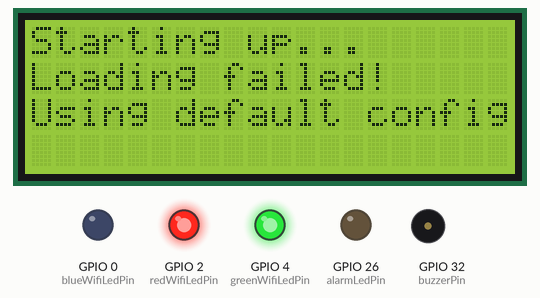
Simulated run of this program. Board: ESP32. On the bench: 20×4 character LCD, output pins drawn as LEDs (lit = HIGH), buzzer (waves = sounding, pin HIGH). WiFi joins after 1.5 s; servers stay silent unless stated; storage starts empty; no MQTT or app messages arrive unless stated; what the program prints to the serial monitor is not drawn.

Above: at 0.2 s.
At 2.4 s:
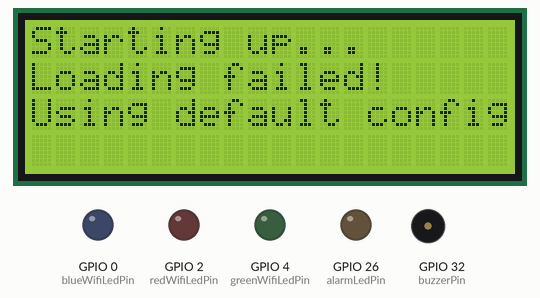
At 4.3 s:
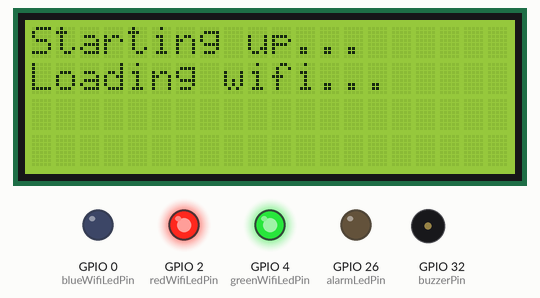
At 6.1 s:
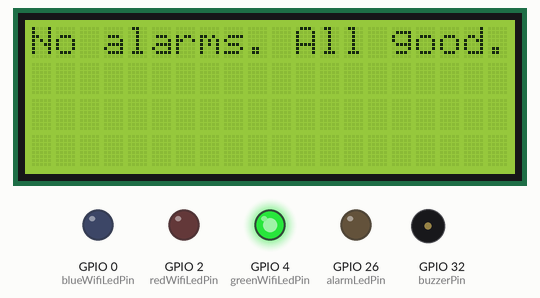
Timing chart, 0 to 7.6 s (numbered marks = the images above):
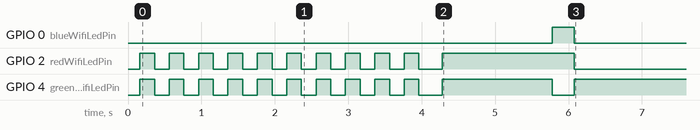

Measured:
- by itself, GPIO 0 (blueWifiLedPin): HIGH → LOW at 6.1 s
- by itself, GPIO 2 (redWifiLedPin): goes 9 × (LOW 0.20 s, HIGH 0.20 s), LOW 0.32 s, HIGH 1.8 s, then LOW
- by itself, GPIO 4 (greenWifiLedPin): goes 9 × (LOW 0.20 s, HIGH 0.20 s), LOW 0.32 s, HIGH 1.5 s, LOW 0.29 s, then HIGH
- what the display in image 2 shows lasts 1.5 s, from 4.3 s to 5.8 s

The program:

main.cpp
```cpp
#include <Arduino.h>
#include <../lib/wifi_setup.h>
#include <Wire.h>
#include <LiquidCrystal_I2C.h>
#include <PubSubClient.h>
#include <../lib/DisplayManager.h>
#include <../lib/MqttManager.h>
#include <../lib/alarm_message.h>
#include <../lib/ConfigWriter.h>
#include <../lib/StorageManager.h>
#include <../lib/config_message.h>
#include <../lib/StatusLedManager.h>
#include <../lib/AlarmOutputManager.h>
#include <../lib/Component.h>
#include <../lib/ComponentManager.h>

// ---------------------- Global Config ----------------------
DeviceConfig config;

// ---------------------- Component Definitions ----------------------
// Define all hardware components at compile time
Component displayComponent("display", "text", "Main LCD Display", "20x2 character display");
Component alarmLedComponent("led", "boolean", "Alarm LED", "Red LED indicating alarm state");
Component buzzerComponent("buzzer", "boolean", "Alarm Buzzer", "Audio alarm indicator");
Component statusRedLedComponent("led", "boolean", "Status Red LED", "WiFi/MQTT error indicator");
Component statusGreenLedComponent("led", "boolean", "Status Green LED", "Connection OK indicator");
Component statusBlueLedComponent("led", "boolean", "Status Blue LED", "WiFi connecting indicator");

//---------------------- Pin config ----------------------
const int blueWifiLedPin = 0;
const int greenWifiLedPin = 4;
const int redWifiLedPin = 2;
const int buzzerPin = 32;
const int alarmLedPin = 26;

//---------------------- LCD config ----------------------
int lcdColumns = 20;
int lcdRows = 4;
int lcdI2CAddress = 0x27;
// vars
//  firstStartUp indicates if it's the first time the device is starting up
bool firstWifiStartUp = true;
bool hasPublishedComponentState = false;

static void onMqttAlarmMessage(const char *topic, const char *payload)
{
  // check if the topic matches this event
  if (strstr(topic, "/triggers/alarm-trigger") == nullptr)
  {
    return;
  }
  // if config status is false, ignore alarm triggers
  if (!config.status)
  {
    return;
  }

  AlarmMessage alarm;

  if (!parseAlarmMessage(payload, alarm))
  {
    return;
  }

  displayShowMessage(alarm.message);
  alarmOutputActivate(alarm.useSound);
}
static void onMqttClearAlarmMessage(const char *topic, const char *payload)
{
  // check if the topic matches this event
  if (strstr(topic, "/triggers/clear-alarm-trigger") == nullptr)
  {
    return;
  }
  if (!config.status)
  {
    return;
  }

  displayShowMessage("No alarms. All good.");
  alarmOutputDeactivate();
}
static void onMqttConfigMessage(const char *topic, const char *payload)
{
  // check if the topic matches this event (exact match: clients/DEVICE_ID)
  if (topic == nullptr || strcmp(topic, config.mqttTopic.c_str()) != 0)
  {
    return;
  }

  ConfigMessage configMsg;

  if (!parseConfigMessage(payload, configMsg))
  {
    return;
  }

  // write new config
  config.heartbeatInterval = configMsg.heartbeatInterval;
  config.status = configMsg.status; // Update status from MQTT config

  storageSaveConfig(config);

  // Apply the new heartbeat interval immediately
  mqttSetHeartbeat(config.deviceId.c_str(), config.heartbeatInterval);

  if (!config.status)
  {
    alarmOutputDeactivate();
    displayShowMessage("Device inactive.");
  }
  else
  {
    displayShowMessage("Active. No alarm.");
  }
}

static void onMqttMessage(const char *topic, const char *payload)
{
  // Dispatcher: each handler checks if the topic matches
  onMqttAlarmMessage(topic, payload);
  onMqttClearAlarmMessage(topic, payload);
  onMqttConfigMessage(topic, payload);
}

void setup()
{
  // uncomment for serial debugging
  // Serial.begin(115200); // Start with default settings
  // while (!Serial)
  // {
  //   ; // Wait for Serial to be ready
  // }

  displayInit(lcdI2CAddress, lcdColumns, lcdRows);               // Initialize display
  statusLedInit(redWifiLedPin, greenWifiLedPin, blueWifiLedPin); // Initialize status LEDs
  alarmOutputInit(alarmLedPin, buzzerPin);                       // Initialize alarm output

  // Initialize storage and load configuration
  if (!storageInit()) // returns true if successful
  {
    // Blink red LED to indicate error
    displayShowMessage("Storage error!");

    while (true)
    {
      digitalWrite(redWifiLedPin, HIGH);
      digitalWrite(greenWifiLedPin, LOW);
      digitalWrite(blueWifiLedPin, LOW);
      delay(200);
      digitalWrite(redWifiLedPin, LOW);
      delay(200);
    }
  }

  // Load configuration
  displayOverrideLine(1, "Loading config...");
  if (!storageLoadConfig(config)) // returns true if successful
  {
    // Blink red LED to indicate config error
    displayOverrideLine(1, "Loading failed!");
    displayOverrideLine(2, "Using default config...");

    // blink yellow to indicate fallback attempt
    for (int i = 0; i < 10; i++)
    {
      digitalWrite(redWifiLedPin, HIGH);
      digitalWrite(greenWifiLedPin, HIGH);
      digitalWrite(blueWifiLedPin, LOW);
      delay(200);
      digitalWrite(redWifiLedPin, LOW);
      digitalWrite(greenWifiLedPin, LOW);
      delay(200);
    }

    // Write default config and try to load it again
    if (!writeDefaultConfig() || !storageLoadConfig(config)) // returns true if successful
    {

      displayShowMessage("Config error!");

      while (true)
      {
        // blink red and yellow
        digitalWrite(redWifiLedPin, HIGH);
        digitalWrite(greenWifiLedPin, HIGH);
        digitalWrite(blueWifiLedPin, LOW);
        delay(200);
        digitalWrite(redWifiLedPin, LOW);
        digitalWrite(greenWifiLedPin, LOW);
        delay(200);
      }
      return;
    }
  }
  displayOverrideLine(1, "Loading wifi...");
  displayOverrideLine(2, "");

  printStorageConfig(config);

  // If the default serial frequency is different from the device config, reinitialize Serial
  // if (config.serialFrequency != 115200)
  // {
  //   Serial.end();
  //   Serial.begin(config.serialFrequency);
  //   delay(100);
  // }

  // Initialize Component Manager
  componentManagerInit(config.deviceId, config.mqttTopic);

  // Register all components
  componentRegister(&displayComponent);
  componentRegister(&alarmLedComponent);
  componentRegister(&buzzerComponent);
  componentRegister(&statusRedLedComponent);
  componentRegister(&statusGreenLedComponent);
  componentRegister(&statusBlueLedComponent);

  // Set component pointers in managers so they auto-update
  displaySetComponent(&displayComponent);
  alarmOutputSetComponents(&alarmLedComponent, &buzzerComponent);
  statusLedSetComponents(&statusRedLedComponent, &statusGreenLedComponent, &statusBlueLedComponent);

  statusLedUpdate(false, false, firstWifiStartUp);
  firstWifiStartUp = false;

  if (!wifiConnect(config.wifiSsid.c_str(), config.wifiPassword.c_str(), 10000))
  {
    statusLedUpdate(false, false, false);
    displayShowMessage("WiFi failed!");
    return;
  }

  statusLedUpdate(true, false, false);
  displayOverrideLine(1, "Connecting mqtt...");

  String mqttTopicWithWildcard = config.mqttTopic + "/#";
  mqttInit(
      config.mqttHost.c_str(),
      config.mqttPort,
      config.mqttUser.isEmpty() ? nullptr : config.mqttUser.c_str(),
      config.mqttPassword.isEmpty() ? nullptr : config.mqttPassword.c_str(),
      mqttTopicWithWildcard.c_str(),
      config.mqttTopic);

  mqttSetHeartbeat(config.deviceId.c_str(), config.heartbeatInterval);

  mqttSetMessageHandler(onMqttMessage); // This will define the handlers that run on specific topics

  if (config.status)
    displayShowMessage("No alarms. All good.");
  else
    displayShowMessage("Device inactive.");
}

void loop()
{
  if (!hasPublishedComponentState)
  {
    componentPublishAll();
    hasPublishedComponentState = true;
  }
  statusLedUpdate(wifiIsConnected(), mqttIsConnected(), false);

  delay(500); // Small delay to avoid busy loop
  mqttLoop();
}
```

alarm_message.cpp
```cpp
#include "../lib/alarm_message.h"
#include <ArduinoJson.h>

bool parseAlarmMessage(const char *json, AlarmMessage &out)
{
    StaticJsonDocument<256> doc;

    DeserializationError err = deserializeJson(doc, json);
    if (err)
        return false;

    out.message = doc["message"] | "";
    out.useSound = doc["useSound"] | false;

    return true;
}
```

alarm_output.cpp
```cpp
#include "../lib/AlarmOutputManager.h"
#include "../lib/ComponentManager.h"
#include <Arduino.h>

// -------- INTERNAL STATE --------
static int g_alarmLedPin = -1;
static int g_buzzerPin = -1;
static Component *g_ledComponent = nullptr;
static Component *g_buzzerComponent = nullptr;
// --------------------------------

void alarmOutputInit(int alarmLedPin, int buzzerPin)
{
    g_alarmLedPin = alarmLedPin;
    g_buzzerPin = buzzerPin;

    pinMode(g_alarmLedPin, OUTPUT);
    pinMode(g_buzzerPin, OUTPUT);

    // Start with everything off
    digitalWrite(g_alarmLedPin, LOW);
    digitalWrite(g_buzzerPin, LOW);
}

void alarmOutputSetComponents(Component *ledComponent, Component *buzzerComponent)
{
    g_ledComponent = ledComponent;
    g_buzzerComponent = buzzerComponent;
}

void alarmOutputActivate(bool useSound)
{
    digitalWrite(g_alarmLedPin, HIGH);
    if (g_ledComponent)
    {
        componentUpdateValue(g_ledComponent, "true");
    }

    if (useSound)
    {
        digitalWrite(g_buzzerPin, HIGH);
        if (g_buzzerComponent)
        {
            componentUpdateValue(g_buzzerComponent, "true");
        }
    }
    else
    {
        digitalWrite(g_buzzerPin, LOW);
        if (g_buzzerComponent)
        {
            componentUpdateValue(g_buzzerComponent, "false");
        }
    }
}

void alarmOutputDeactivate()
{
    digitalWrite(g_alarmLedPin, LOW);
    digitalWrite(g_buzzerPin, LOW);

    if (g_ledComponent)
    {
        componentUpdateValue(g_ledComponent, "false");
    }
    if (g_buzzerComponent)
    {
        componentUpdateValue(g_buzzerComponent, "false");
    }
}
```

component_manager.cpp
```cpp
#include "../lib/ComponentManager.h"
#include "../lib/MqttManager.h"
#include <ArduinoJson.h>

#define MAX_COMPONENTS 10

static Component *g_components[MAX_COMPONENTS];
static int g_componentCount = 0;
static String g_deviceId = "";
static String mqttBaseTopic = "";

void componentManagerInit(String deviceId, String baseMqttTopic)
{
    g_deviceId = deviceId;
    mqttBaseTopic = baseMqttTopic;
    g_componentCount = 0;
}

void componentRegister(Component *component)
{
    if (g_componentCount >= MAX_COMPONENTS)
    {
        return;
    }

    g_components[g_componentCount++] = component;
}

void componentUpdateValue(Component *component, const String &newValue)
{
    if (component->value != newValue)
    {
        component->value = newValue;
        component->stateChanged = true; // Mark component as changed

        // Trigger publish of all component states
        componentPublishAll();
    }
}

void componentPublishAll()
{
    if (!mqttIsConnected())
    {
        return;
    }

    char topic[128];
    char payload[512];

    for (int i = 0; i < g_componentCount; i++)
    {
        Component *comp = g_components[i];

        if (comp->stateChanged) // Only publish if state has changed
        {
            // Build topic: client/[id]/components/[component_type]
            snprintf(topic, sizeof(topic), "%s/components/%s", mqttBaseTopic.c_str(), comp->type);

            // Build JSON payload
            StaticJsonDocument<256> doc;
            doc["value"] = comp->value;
            doc["value_type"] = comp->valueType;

            JsonObject configObj = doc.createNestedObject("config");
            configObj["name"] = comp->config.name;
            if (comp->config.comment != nullptr)
            {
                configObj["comment"] = comp->config.comment;
            }

            // Publish to MQTT
            mqttPublish(topic, payload, true); // retained = true

            comp->stateChanged = false; // Reset stateChanged flag

            // Small delay between publishes to avoid overwhelming the connection
            delay(50);
        }
    }
}
```

display.cpp
```cpp
#include "../lib/DisplayManager.h"
#include "../lib/ComponentManager.h"
#include <Wire.h>
#include <LiquidCrystal_I2C.h>

// -------- INTERNAL STATE --------
static LiquidCrystal_I2C lcd(0x27, 20, 4);
static uint8_t g_cols = 20;
static uint8_t g_rows = 4;
static bool g_ready = false;
static Component *g_displayComponent = nullptr;
// --------------------------------

bool displayInit(uint8_t i2cAddress, uint8_t cols, uint8_t rows, int sdaPin, int sclPin)
{
    g_cols = cols;
    g_rows = rows;

    Wire.begin(sdaPin, sclPin);

    // Recreate lcd with the chosen address/size.
    // LiquidCrystal_I2C doesn't let us change address after construction in many libs,
    // so we construct with defaults above and rely on setAddress patterns not being portable.
    // The simplest widely-working approach: keep address fixed OR use a library that supports setAddress.
    // If your library supports changing address, we can adapt.
    // For now: assume your address is 0x27 and your constructor matches it.

    // If you NEED dynamic address support, tell me which LiquidCrystal_I2C library you installed.

    lcd.init(); // common for many LiquidCrystal_I2C libs
    lcd.backlight();
    lcd.clear();

    g_ready = true;

    displayShowMessage("Starting up...");
    return true;
}

void displaySetComponent(Component *component)
{
    g_displayComponent = component;
}

void displayClear()
{
    if (!g_ready)
        return;
    lcd.clear();
}

static void printPadded(uint8_t col, uint8_t row, const char *s, uint8_t len)
{
    lcd.setCursor(col, row);
    // print up to len chars, pad rest with spaces to overwrite old text
    uint8_t i = 0;
    for (; i < len && s[i] != '\0'; i++)
        lcd.print(s[i]);
    for (; i < len; i++)
        lcd.print(' ');
}

void displayShowMessage(const char *msg)
{
    if (!g_ready || msg == nullptr)
        return;

    // Clear the entire screen first
    lcd.clear();

    // Split message across all available rows (up to 4 lines)
    // Automatically shifts to next line when running out of columns or encountering \n
    const char *currentPos = msg;

    for (uint8_t row = 0; row < g_rows; row++)
    {
        // Print up to g_cols characters for this row
        lcd.setCursor(0, row);

        // Print characters for this row
        uint8_t i = 0;
        for (; i < g_cols && *currentPos != '\0'; i++)
        {
            // Check for newline character
            if (*currentPos == '\n')
            {
                currentPos++; // Skip the newline
                break;        // Move to next row
            }

            lcd.print(*currentPos);
            currentPos++;
        }

        // Stop if we've reached the end of the string
        if (*currentPos == '\0')
            break;
    }

    // Update component state and publish
    if (g_displayComponent != nullptr)
    {
        componentUpdateValue(g_displayComponent, String(msg));
    }
}

void displayOverrideLine(uint8_t lineNumber, const char *msg)
{
    if (!g_ready || msg == nullptr || lineNumber >= g_rows)
        return;

    // Display message on specified line and pad the rest
    printPadded(0, lineNumber, msg, g_cols);
}
```

mqtt.cpp
```cpp
#include "../lib/MqttManager.h"

// -------- INTERNAL STATE (private to this file) --------
static WiFiClient wifiClient;
static PubSubClient mqtt(wifiClient);

static const char *subTopic;
static MqttMessageHandler userHandler = nullptr;

// Heartbeat state
static String g_heartbeatTopic = "heartbeat";
static String mqttBaseTopic = "";
static unsigned long g_heartbeatInterval = 0;
static unsigned long g_lastHeartbeat = 0;

// ------------------------------------------------------

// MQTT callback
static void mqttCallback(char *topic, byte *payload, unsigned int length)
{

    static char msg[256];

    unsigned int n = (length < sizeof(msg) - 1) ? length : sizeof(msg) - 1;
    memcpy(msg, payload, n);
    msg[n] = '\0';

    if (userHandler)
    {
        userHandler(topic, msg);
    }
}

// Internal reconnect - non-blocking
static void mqttReconnect()
{
    // Only attempt reconnect if not connected
    if (!mqtt.connected())
    {
        String clientId = "esp32-";
        clientId += String((uint32_t)ESP.getEfuseMac(), HEX);

        if (mqtt.connect(clientId.c_str()))
        {
            mqtt.subscribe(subTopic);
        }
    }
}

void mqttSetMessageHandler(MqttMessageHandler handler)
{
    userHandler = handler;
}

void mqttSetHeartbeat(const char *deviceId, unsigned long intervalMs)
{
    g_heartbeatTopic = mqttBaseTopic + "/heartbeat";
    g_heartbeatInterval = intervalMs;
    g_lastHeartbeat = 0;
}

// -------- PUBLIC FUNCTIONS --------

void mqttInit(
    const char *host,
    int port,
    const char *user,
    const char *pass,
    const char *subscribeTopic,
    String baseMqttTopic)
{
    subTopic = subscribeTopic;
    mqttBaseTopic = baseMqttTopic;

    mqtt.setServer(host, port);
    mqtt.setCallback(mqttCallback);

    mqttReconnect();
}

void mqttLoop()
{
    if (!mqtt.connected())
    {
        // Throttle reconnect attempts to avoid spamming
        static unsigned long lastReconnectAttempt = 0;
        unsigned long now = millis();
        if (now - lastReconnectAttempt > 5000) // Try every 5 seconds
        {
            lastReconnectAttempt = now;
            mqttReconnect();
        }
    }
    else
    {
        mqtt.loop();
    }

    // Handle heartbeat if configured
    if (g_heartbeatInterval > 0)
    {
        unsigned long currentMillis = millis();
        if (currentMillis - g_lastHeartbeat >= g_heartbeatInterval)
        {

            mqttPublish(g_heartbeatTopic.c_str(), "online", true);
            g_lastHeartbeat = currentMillis;
        }
    }
}

bool mqttIsConnected()
{
    return mqtt.connected();
}

bool mqttPublish(const char *topic, const char *payload, bool retained)
{
    if (!mqtt.connected())
        return false;
    if (!topic || !payload)
        return false;

    // PubSubClient publish signature supports retained
    return mqtt.publish(topic, payload, retained);
}
```

Source omitted: status_led.cpp (2878 bytes), storage.cpp (3999 bytes), wifi.cpp (573 bytes), config_message.cpp (627 bytes), config_writer.cpp (1144 bytes)
